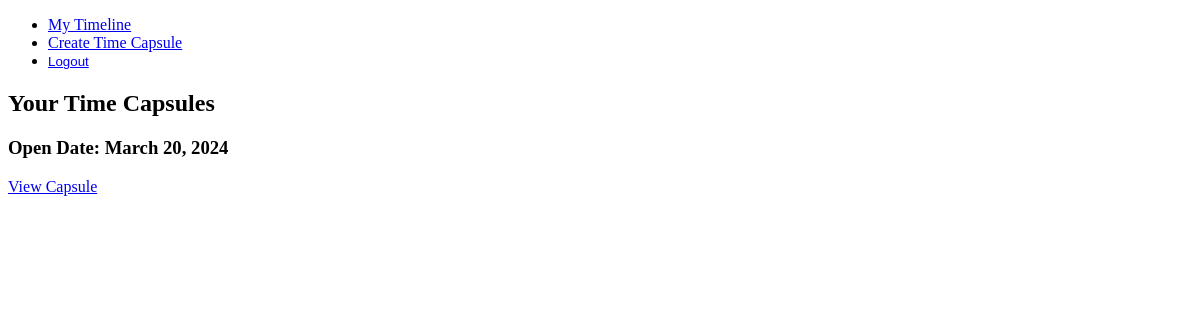
Page /timeline/ (signed in) on the earlier database version.
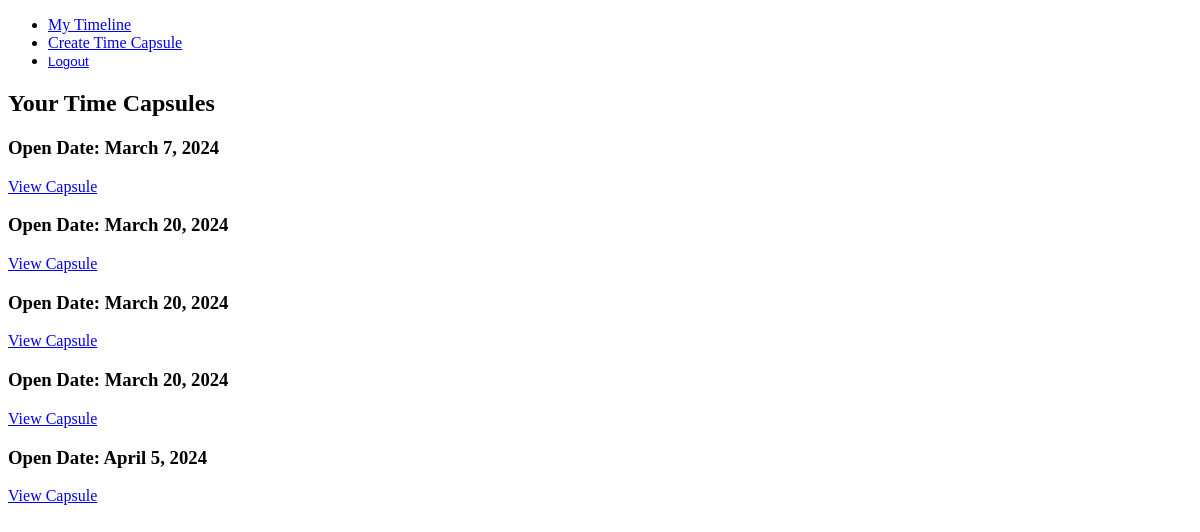
Same page on the later database version.
### capsules/models.py (models this page shows)
class TimeCapsule(models.Model):
    creator = models.ForeignKey(User, on_delete=models.CASCADE)
    open_date = models.DateField()
    message = models.TextField()
    image = models.ImageField(upload_to='images/', blank=True, null=True)
    created_at = models.DateTimeField(auto_now_add=True)

### capsules/views.py (the view)
# urls.py: path('timeline/', views.user_timeline, name='user_timeline'),
@login_required
def user_timeline(request):
    user_capsules = TimeCapsule.objects.filter(creator=request.user).order_by('open_date')
    return render(request, 'user_timeline.html', {'user_capsules': user_capsules})

### capsules/template/user_timeline.html
{% extends 'base.html' %}
{% block content %}
<h2>Your Time Capsules</h2>
<div>
    {% for capsule in user_capsules %}
    <div>
        <h3>Open Date: {{ capsule.open_date }}</h3>
        <a href="{% url 'time_capsule_detail' capsule.id %}">View Capsule</a>
    </div>
    {% empty %}
    <p>You have no time capsules.</p>
    {% endfor %}
</div>
{% endblock %}

Differences in the rows shown:
added TimeCapsule: open_date "March 7, 2024"
added TimeCapsule: open_date "March 20, 2024"
added TimeCapsule: open_date "March 20, 2024"
added TimeCapsule: open_date "April 5, 2024"
